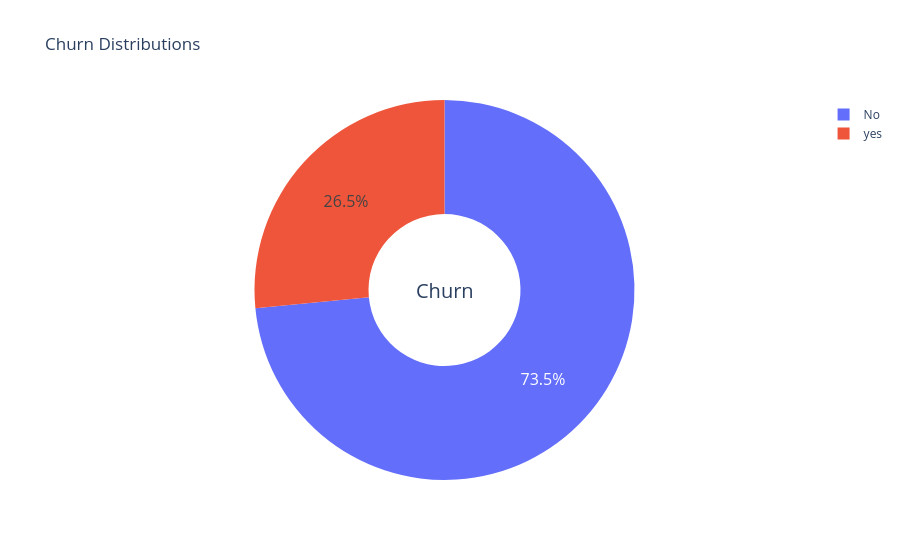

The code cell stored with this chart in its notebook:
### Markdown cell above
# Data exploration and Data visualisation

### Code cell
type_ = [ "No", "yes"]
fig = make_subplots(rows=1, cols=1)

fig.add_trace(go.Pie(labels=type_, values=data['Churn'].value_counts(), name="Churn"))

# Use `hole` to create a donut-like pie chart
fig.update_traces(hole=.4, hoverinfo="label+percent+name", textfont_size=16)

fig.update_layout(
    title_text="Churn Distributions",
    # Add annotations in the center of the donut pies.
    annotations=[dict(text='Churn', x=0.5, y=0.5, font_size=20, showarrow=False)])
fig.show()

### Figure 1 — Plotly figure (JSON) as saved in the notebook; plotly's stock layout.template omitted (floating-point values rounded to 4 significant figures)
{"data": [{"hole": 0.4, "hoverinfo": "label+percent+name", "labels": ["No", "yes"], "name": "Churn", "textfont": {"size": 16}, "type": "pie", "values": [5174, 1869]}], "layout": {"annotations": [{"font": {"size": 20}, "showarrow": false, "text": "Churn", "x": 0.5, "y": 0.5}], "title": {"text": "Churn Distributions"}, "xaxis": {"anchor": "y", "domain": [0, 1]}, "yaxis": {"anchor": "x", "domain": [0, 1]}}}
